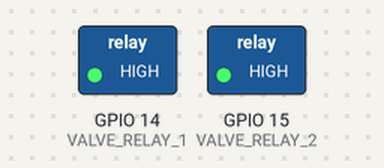
The sketch below on a simulated ESP32. On the bench: switched loads named in the sketch (green lamp = pin HIGH).

Above: at 0.1 s.
Timing chart, 0 to 1.6 s (numbered marks = the images above):
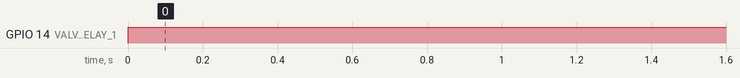

Measured:
- by itself, GPIO 14 (VALVE_RELAY_1): LOW → HIGH at 0.00 s

The sketch:

P_Utama.ino
```cpp
#include "RTClib.h"
#include <LiquidCrystal_I2C.h>
#include <ArduinoJson.h>
#include <WiFi.h>

#define RXp2 16
#define TXp2 17
#define FERTILIZER_TRIG_PIN 5
#define FERTILIZER_ECHO_PIN 18
#define WATER_TRIG_PIN 33
#define WATER_ECHO_PIN 32
#define SOUND_SPEED 0.034
#define LCD_COLUMNS 16
#define LCD_ROWS 2
#define PUMP_RELAY 13
#define VALVE_RELAY_1 14
#define VALVE_RELAY_2 15
#define TANK_SURFACE_AREA 81
#define TANK_HEIGHT 26
#define TANK_MAX_VOLUME 2106

// RTC_DS3231 rtc;
// LiquidCrystal_I2C lcd_i2c(0x27, 16, 2);

// String timeNow();
// int waterTank();
// int fertilizerTank();

void setup() {
  Serial.begin(115200);

//  lcd_i2c.init();
//  lcd_i2c.backlight();

//  pinMode(FERTILIZER_TRIG_PIN, OUTPUT);
//  pinMode(FERTILIZER_ECHO_PIN, INPUT);
  pinMode(VALVE_RELAY_1, OUTPUT);
  pinMode(VALVE_RELAY_2, OUTPUT);
//  pinMode(WATER_TRIG_PIN, OUTPUT);
//  pinMode(WATER_ECHO_PIN, INPUT);

//  lcd_i2c.clear();
//  lcd_i2c.setCursor(3, 0);
//  lcd_i2c.print("Welcome To");
//  lcd_i2c.setCursor(0, 1);
//  lcd_i2c.print("*** KoTA 203 ***");
//
//  if (!rtc.begin()) {
//    Serial.println("Couldn't find RTC");
//    while(1);
//  }
//
//  rtc.adjust(DateTime(__DATE__, __TIME__));
}

void loop() {
  digitalWrite(VALVE_RELAY_2, HIGH);
  digitalWrite(VALVE_RELAY_1, HIGH);

  delay(20000);
//
//  digitalWrite(VALVE_RELAY_1, LOW);
//  digitalWrite(VALVE_RELAY_2, HIGH);
//
//  delay(5000);
//  digitalWrite(VALVE_RELAY_2, LOW);

  //  lcd_i2c.clear();
  //  lcd_i2c.setCursor(0, 0);
  //  lcd_i2c.print("Moisture(1): 20%");
  //  lcd_i2c.setCursor(0, 1);
  //  lcd_i2c.print("Water(2): 20 cm");

  //  digitalWrite(PUMP_RELAY, LOW);

  //  lcd_i2c.clear();
  //  lcd_i2c.setCursor(0, 0);
  //  lcd_i2c.print("Moisture(2): 20%");
  //  lcd_i2c.setCursor(0, 1);
  //  lcd_i2c.print("Water(2): 20 cm");

  //  lcd_i2c.clear();
  //  lcd_i2c.setCursor(0, 0);
  //  lcd_i2c.print("Water: 20");
  //  lcd_i2c.setCursor(0, 1);
  //  lcd_i2c.print("Fertilizer: 20%");

//  Serial.print("Waktu: ");
//  Serial.println(timeNow());
//  Serial.print("Fertilizer Tank: ");
//  Serial.println(fertilizerTank());
//  Serial.print("Water Tank: ");
//  Serial.println(waterTank());
//  Serial.println("============");
//  delay(2000);
}
```

fertilizer_tank.ino
```cpp
int fertilizerTank() {
//  long duration, waterHeight, volume;
//  int distance, percentage;
//
//  digitalWrite(FERTILIZER_TRIG_PIN, LOW);
//  delayMicroseconds(2);
//  digitalWrite(FERTILIZER_TRIG_PIN, HIGH);
//  delayMicroseconds(10);
//  digitalWrite(FERTILIZER_TRIG_PIN, LOW);
//
//  duration = pulseIn(FERTILIZER_ECHO_PIN, HIGH);
//
//  distance = duration * SOUND_SPEED/2;
//
//  if(distance > TANK_HEIGHT)
//    distance = TANK_HEIGHT;
//
//  waterHeight = TANK_HEIGHT - distance;
//  volume = TANK_SURFACE_AREA * waterHeight;
//  percentage = ((double)volume / TANK_MAX_VOLUME) * 100;

//  Serial.print("Percentage (%): ");
//  Serial.print(percentage);
//  Serial.println(" %");
//  Serial.print("distance (cm): ");
//  Serial.print(distance);
//  Serial.println("cm");
//  Serial.print("volume (mL): ");
//  Serial.print(volume);
//  Serial.println(" mL");

  return 2;
}
```

time_now.ino
```cpp
String timeNow() {
//   DateTime now = rtc.now();
//   String timeValue = String(now.hour(), DEC) + ":" + String(now.minute(), DEC);
   return "hg";
}
```

water_tank.ino
```cpp
int waterTank() {
//  long duration, waterHeight, volume;
//  int distance, percentage;
//
//  digitalWrite(WATER_TRIG_PIN, LOW);
//  delayMicroseconds(2);
//  digitalWrite(WATER_TRIG_PIN, HIGH);
//  delayMicroseconds(10);
//  digitalWrite(WATER_TRIG_PIN, LOW);
//
//  duration = pulseIn(WATER_ECHO_PIN, HIGH);
//
//  distance = duration * SOUND_SPEED/2;
//
//  if(distance > TANK_HEIGHT)
//    distance = TANK_HEIGHT;
//
//  waterHeight = TANK_HEIGHT - distance;
//  volume = TANK_SURFACE_AREA * waterHeight;
//  percentage = ((double)volume / TANK_MAX_VOLUME) * 100;

//  Serial.print("Percentage (%): ");
//  Serial.print(percentage);
//  Serial.println(" %");
//  Serial.print("volume (mL): ");
//  Serial.print(volume);
//  Serial.println(" mL");

  return 2;

}
```
